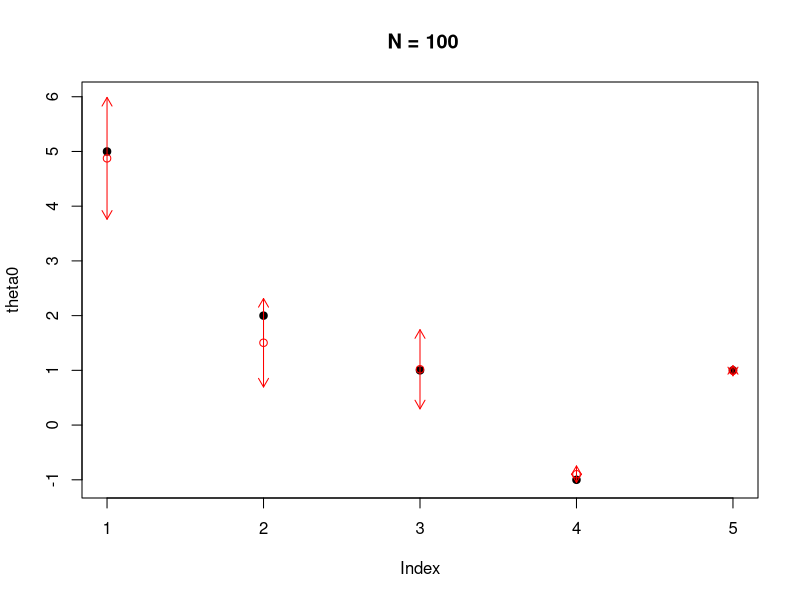
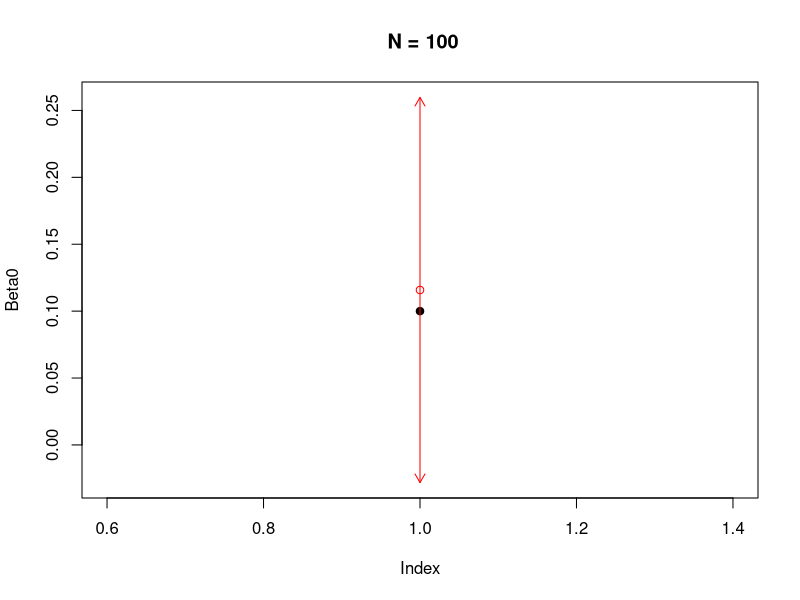
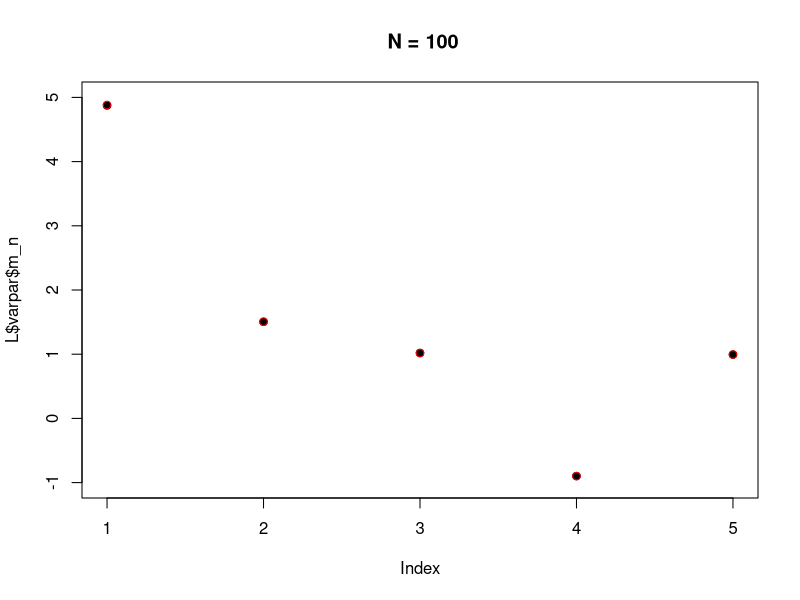
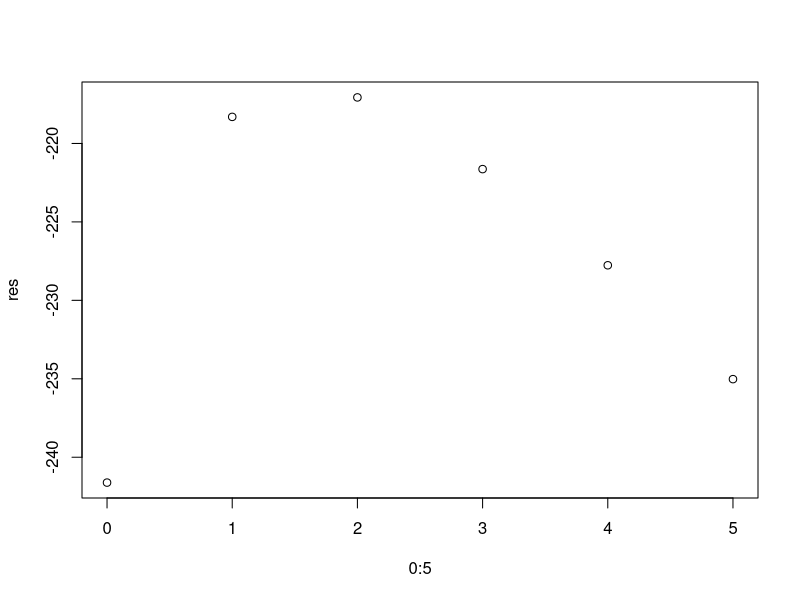
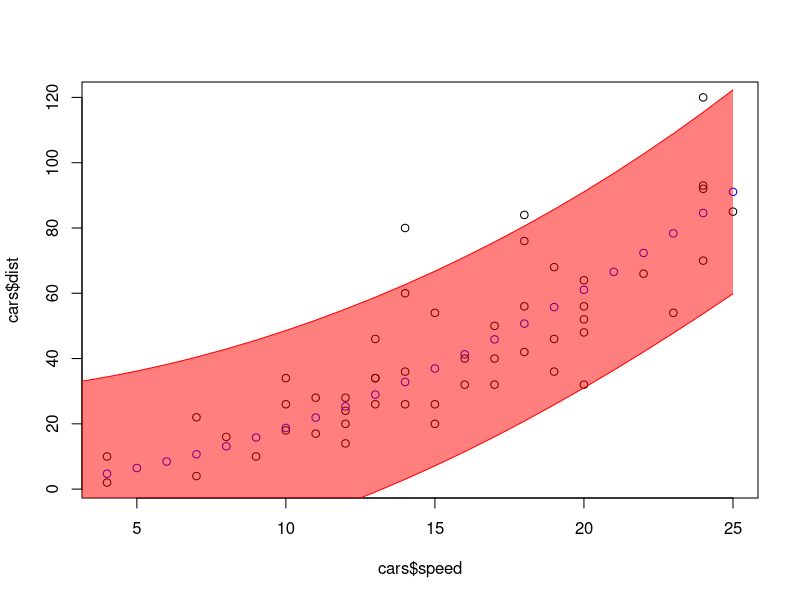
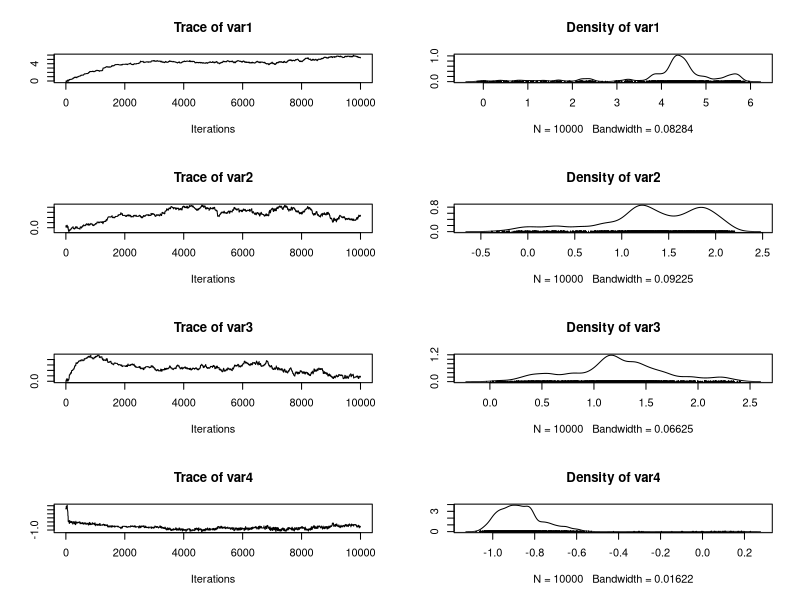
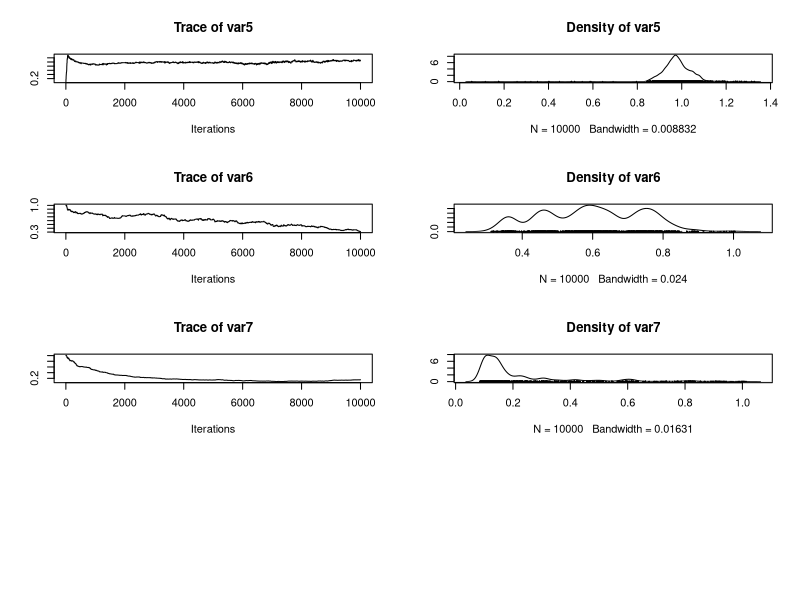

Reproduce these figures in R, in order. (Note: a time limit stopped this script after it produced the figures.)
## ---- chunk 1
# Dependencies 
library(coda)
library(mvtnorm)
## ---- chunk 2
variational_lowerbound <- function(Phi, target, varpar , hyperpar)
  ## ARGUMENTS: 
  ## Phi: design matrix (feature map applied to data): a n*p matrix
  ## target: a  vector of size n: the observed values y.
  ## varpar: a list of variational parameters containing the following entries: 
  ##     m_n: variational expectancy of theta
  ##     S_n: variational covariance of theta
  ##     a_n, lambda_n: variational gamma parameters  for alpha (prior concentration of theta)
  ##     b_n, tau_n: variational gamma parameters for beta (prior concentration of noise)
  ## hyperpar: a list of hyperparameters containing the following entries: 
  ##     a_0, lambda_0 b_0  tau_0:   hyper-prior gamma parameters respectively for alpha and beta
  ## 
## RETURNS: the variational lower bound 
{
  list2env(varpar, envir=environment())
  list2env(hyperpar, envir = environment() )
  
  n <- length(target)
  p <- ncol(Phi)
  
  Elnp_y <- n/2 *(- log(2*pi) + digamma( b_n) - log(tau_n)) -
    b_n/(2*tau_n) * (sum( (target - Phi%*%m_n)^2 ) + sum(diag( Phi%*%S_n%*%t(Phi))))
  
  Elnp_theta <- p/2 * (- log(2*pi) + digamma( a_n) - log(lambda_n)) -
    a_n/(2* lambda_n) * ( sum(m_n^2) + sum(diag( S_n))  )
  
  Elnp_alpha <- a_0 * log(lambda_0) + (a_0 - 1) * (digamma( a_n) - log(lambda_n)) -
    lambda_0 * (a_n / lambda_n) - lgamma(a_0)
  
  
  Elnp_beta <- b_0 * log(tau_0) + (b_0 - 1) * (digamma( b_n) - log(tau_n)) -
    tau_0 * (b_n / tau_n) - lgamma(b_0)
  
  Elnq_theta <- - p/2 * (1 + log(2*pi)) - 1/2 * log(det( S_n))
  Elnq_alpha <- - lgamma(a_n) + (a_n - 1) * digamma( a_n ) + log(lambda_n) - a_n
  Elnq_beta <- - lgamma(b_n) + (b_n - 1) * digamma( b_n ) + log(tau_n) - b_n
  
  lowerbound <- Elnp_y + Elnp_theta + Elnp_alpha +  Elnp_beta - Elnq_theta - Elnq_alpha - Elnq_beta
  
  return(lowerbound)
  
}
## ---- chunk 3
variational_update <- function(Phi, target,
                               currentpar, hyperpar)
  ## Phi: design matrix (feature map applied to data): a n*p matrix
  ## target: a  vector of size n: the observed values y.
  ## varpar: a list of variational parameters containing the following entries: 
  ##     m_n: variational expectancy of theta
  ##     S_n: variational covariance of theta
  ##     a_n, lambda_n: variational gamma parameters  for alpha (prior concentration of theta)
  ##     b_n, tau_n; variational gamma parameters for beta (prior concentration of noise)
  ## hyperpar: a list of hyperparameters containing the following entries: 
  ##     a_0, lambda_0, b_0,  tau_0:   hyper-prior gamma parameters respectively for alpha and beta
  ## 
  ## RETURNS: a list of the same format as varpar containing the updated parameters. 
{
  list2env(currentpar, envir=environment())
  list2env(hyperpar, envir = environment() )
  n <- length(target)
  p <- ncol(Phi)
  
  S_n_inv <- a_n/lambda_n * diag(p) + b_n/tau_n * t(Phi)%*%Phi
  S_n <-  solve(S_n_inv)
  m_n <-  b_n / tau_n * S_n %*% t(Phi) %*% target
  a_n <- a_0 + p/2
  lambda_n <- lambda_0 + 1/2 * (sum(m_n^2) + sum(diag(S_n)) )
  b_n <- b_0 + n/2
  tau_n <- tau_0 + 1/2 * ( sum( ( target - Phi %*% m_n)^2 ) + sum(diag(Phi %*% S_n%*% t(Phi)))  )
  return(list(m_n = m_n, S_n = S_n, a_n = a_n, lambda_n = lambda_n, b_n = b_n, tau_n = tau_n))
  
}
## ---- chunk 4
variational_lm <- function(Phi, target,  hyperpar,  maxiter = 100, tol = 1e-4)
  ## ARGUMENTS: 
  ## Phi: design matrix (feature map applied to data): a n*p matrix
  ## target: a  vector of size n: the observed values y.
  ## hyperpar: a list of hyperparameters containing entries a_0, lambda_0, b_0, tau_0:
  ##          hyper-prior gamma parameters respectively for alpha and beta
  ## maxiter: the maximum number of variational updates
  ## tol: the stopping criterion for the variational updates: the algorithm stops if the
  ##     standard deviation of the variational lower bound  over the latest 5 iterations
  ## is less than tol. 
  ##
  ## RETURNS:  a list with entries (convergence, var_par, lowerbound, niter)
##     convergence = 0 if the stopping criterion was met (successful convergence), 1 otherwise. 
##     var_par: a list containing the variational parameters at the last iteration, that is
##           (m_n, S_n, a_n, lambda_n, b_n, tau_n)
##     lowerbound: the lower bound values across all iterations of the optimisation algorithm. 
##     niter: the number of iterations performed. 
{
  n <- length(target)
  p <- ncol(Phi)
  list2env(hyperpar, envir=environment())
  ## list2env makes all elements of the list visible from the function's environment.
  
  ## Initialization 
  niter <- 0 ## number of iterations performed  
  currentpar <- list(m_n =  matrix(0, p, 1) ,
                     S_n =  diag(p) , 
                     a_n =  0.1 , 
                     lambda_n = 0.1 ,
                     b_n = 0.1  , 
                     tau_n = 0.1)
  lowerbound <- c() ## empty vector. 
  delta <- tol+1  ## stopping criterion not satisfied at the initialization step
  continue <- TRUE  
  while(continue)
  {
    currentpar = variational_update(Phi, target, currentpar, hyperpar)
    lowerbound = c(lowerbound, variational_lowerbound(Phi, target, currentpar, hyperpar))
    niter = niter + 1
    ##  the stopping criterion is implemented below:
    if(niter >5){
      delta <- sd(lowerbound[niter:(niter-5) ]) 
      if(delta <tol){ continue <- FALSE}
    }
  }
  if (delta < tol ){ cv <- 0} else{cv <- 1}
  return(list( convergence = cv , varpar = currentpar, lowerbound = lowerbound, niter = niter  ))
}

## ---- chunk 5
Beta0 <- 0.1
  
theta0 <- c(5, 2,1,-1,1)

Fmap = function(x){c(1, x, x^2, x^3, x^4)}

N <- 100
set.seed(3) 
#'  allows result reproductibility  (sets the seed of the random number generator)
data_4 <- matrix(runif(N, min=-3, max = 3),ncol=1)

Phi_4 = matrix(sapply(data_4, Fmap), 100, 5, byrow=TRUE)

target_4 <-  Phi_4%*%theta0 + rnorm(N, sd = sqrt(Beta0)^(-1))

hyperpar <- list(a_0=0.1, lambda_0=0.1, b_0=0.1, tau_0=0.1)

L = variational_lm(Phi_4, target_4, hyperpar, maxiter = 100, tol =1e-4)
## ---- chunk 6
data_4 <- matrix(data_4[1:N], ncol=1)
target_4<- matrix(target_4[1:N], ncol=1)

Iplus <- L$varpar$m_n + 1.96*sqrt(diag(L$varpar$S_n))
Iminus <- L$varpar$m_n - 1.96*sqrt(diag(L$varpar$S_n))
plot(theta0, pch=19,col='black',main = paste(" N = ", toString(N), sep=""), ylim = 
       range(Iminus, Iplus, theta0))
points(L$varpar$m_n, col='red')
arrows( x0 = 1:5, y0 = Iminus, 
        y1 = Iplus ,code=3, length=0.1, col="red")
## ---- chunk 7
q = qgamma(0.95, shape = L$varpar$b_n, rate = L$varpar$tau_n)
Exp = L$varpar$b_n / L$varpar$tau_n
Iplus <- Exp + q
Iminus <- Exp - q
plot(Beta0, pch=19,col='black',main = paste(" N = ", toString(N), sep=""), ylim = 
       range(Iminus, Iplus, Beta0))
points(Exp, col='red')
arrows( x0 = 1, y0 = Iminus, 
        y1 = Iplus ,code=3, length=0.1, col="red")
## ---- chunk 8
glinear_fit <- function(Alpha, Beta, data, feature_map, target)
    #' ARGUMENTS: 
    #' Alpha: prior precision on theta
    #' Beta: noise precision
    #' data: the input variables (x): a matrix with n rows where n is the sample size
    #'feature_map: the basis function, returning a vector of  size p equal to the dimension of theta
    #' target: the observed values y: a vector of size n
    #' RETURNS: a  list with entries (mean, cov) (osterior mean and variance)
  {
    
    Phi <-  t(apply(X= data, MARGIN=1, FUN = feature_map))
    p = ncol(Phi)
    posterior_variance_inverse <-  diag(x=Alpha, nrow= p) +
      Beta * t(Phi)%*%Phi
    posterior_variance <-  solve(posterior_variance_inverse)
    posterior_mean <-   Beta *
      posterior_variance %*% t(Phi)%*% target
    return(list(mean=posterior_mean, cov=posterior_variance))
  }
## ---- chunk 9
logevidence <- function(Alpha, Beta, data ,feature_map, target)
    ## ARGUMENTS: 
    ## Alpha: prior precision for theta
    ## Beta: noise precision
    ## data: the input points x_{1:n}
    ## feature_map: the vector of basis functions
    ## target: the observed values y: a vector of size n.
    ## RETURNS: the logarithm of the model evidence forthe considered dataset. 
  {
    Phi_transpose <-  apply(X= data, MARGIN=1, FUN = feature_map)
    if(is.vector(Phi_transpose)){
      Phi_transpose = matrix(Phi_transpose,nrow=1)
    }
    Phi <- t(Phi_transpose)
    N <- nrow(Phi)
    p <- ncol(Phi)
    A <- Alpha*diag(p) + Beta * Phi_transpose %*% Phi
    postmean <- Beta * solve(A) %*% Phi_transpose %*% target
    energy <- Beta/2 * sum(( target - Phi%*%postmean)^2) + Alpha/2 * sum((postmean)^2)
    res <- p/2 * log(Alpha) + N/2 * log(Beta) - energy - 1/2 * log(det(A)) - N/2 * log(2*pi)
    return(res)    
  }
## ---- chunk 10
optAB <- optim(par=c(1, 1),
               fn=function(par){-logevidence(Alpha=par[1], Beta=par[2], data_4 ,feature_map=Fmap, target_4)},
               method = "L-BFGS-B",
               lower=c(0.1 , 0.1), upper = c(250,30))

optAB$par
## ---- chunk 11
c(L$varpar$a_n/L$varpar$lambda_n, L$varpar$b_n/L$varpar$tau_n)
## ---- chunk 12
# Les valeurs des paramètres alpha et beta estimés par les deux méthodes sont quasiment les mêmes !
## ---- chunk 13
mfit <- glinear_fit(Alpha = optAB$par[1], Beta = optAB$par[2],
                      data= data_4, feature_map = Fmap, target = target_4)

  plot(L$varpar$m_n, pch=19,col='black',main = paste(" N = ", toString(N), sep=""), ylim = range(Iminus, Iplus, theta0))
  points(mfit$mean, col='red')
## ---- chunk 14
# Les valeurs estimées de theta est la même pour les deux méthodes, nous avons une superposition !  
## ---- chunk 15
data(cars)
names(cars)
## ---- chunk 16
F6 <- function(x){c(1, x, x^2, x^3, x^4, x^5, x^6)}
F5 <- function(x){c(1, x, x^2, x^3, x^4, x^5)}
F4 <- function(x){c(1, x, x^2, x^3, x^4)}
F3 <- function(x){c(1, x, x^2, x^3)}
F2 <- function(x){c(1, x, x^2)}
F1 <- function(x){c(1, x)}
F0 <- function(x){1}
listF=list(F0,F1,F2,F3,F4,F5,F6)
## ---- chunk 17
feature_cars = matrix(cars$speed, ncol=1)
target_cars = cars$dist
# Pour des degrés supérieurs à 4, S_n devient singulière
res <- sapply(0:5,FUN=function(i){
  Phi_temp = matrix(sapply(feature_cars, listF[[i+1]]), 50, i+1, byrow=TRUE)
  temp = variational_lm(Phi_temp, target_cars, hyperpar ,maxiter = 100, tol =1e-4)
  temp$lowerbound[temp$niter]
})

plot(0:5, res)

best_degre = which.max(res) - 1
## ---- chunk 18
  ### Le degré du meilleur polynôme est égal à 2
## ---- chunk 19
Phi_best = matrix(sapply(feature_cars, listF[[best_degre+1]]), 50, best_degre+1, 
                  byrow=TRUE)
temp = variational_lm(Phi_best, target_cars, hyperpar ,maxiter = 100, tol =1e-4)
theta_pred = temp$varpar$m_n

test = 1:25
Phi_test = matrix(sapply(test, listF[[best_degre+1]]), 25, best_degre+1, byrow=TRUE)
Etarget_fit <-  Phi_test%*%theta_pred
# Calcul de la variance
variance_new <- temp$varpar$tau_n/temp$varpar$b_n + Phi_test%*% temp$varpar$S_n %*% t(Phi_test)
# Calcul des quantiles à 0.975 et 0.025
ymax = Etarget_fit + 1.96 * sqrt(diag(variance_new))
ymin = Etarget_fit - 1.96 * sqrt(diag(variance_new))
# Plot graphique des résultats
plot(cars$speed, cars$dist)
points(1:25, Etarget_fit, col='blue')
lines(ymax, col='red')
lines(ymin, col='red')
polygon(c(test, rev(test)), c(ymax, rev(ymin)),
        col=rgb(1, 0, 0,0.5), border = NA)
## ---- chunk 20
MH_lm <- function(Phi, target, hyperpar, proposalpar = list(sd_theta = 0.05, sd_alpha=0.01, sd_beta = 0.01), startpar = list(theta = rep(0,ncol(Phi)), alpha = 1, beta = 1), Nsim = 10e+2 )
    ## ARGUMENTS:
    ## Phi: design matrix (feature map applied to data): a n*p matrix
    ## target: a  vector of size n: the observed values y.
    ## hyperpar: a list of hyperparameters containing entries a_0, lambda_0, b_0, tau_0:
    ##          hyper-prior gamma parameters respectively for alpha and beta
    
    ##proposalpar : a list containing entries sd_theta, sd_alpha, sd_beta: the standard deviations respectively for the theta proposal (gaussian) and for alpha and beta on the exponential scale (alpha and beta proposal are lognormal)
    ## startpar: the starting value for the cahin: a list with entries theta, alpha, beta.
    ## Nsim: the desired length for the markov chain (number of MCMC interations)
    ##
    ## RETURNS: a list with entries :
  ## statesChain:  a matrix of dimension Nsim* (p+2): row number i  contains the current
  ##               state at time i, which is the concatenation of the vector theta, alpha and beta
  ## naccept: an integer: the number of accepted moves
  ## lastpar: the latest state: a list with entries (theta, alpha, beta)
  {
    n <- nrow(Phi)
    p <- ncol(Phi)
    statesChain <- matrix(nrow=Nsim, ncol = p + 2 )
    currentpar <- startpar
    naccept <- 0
    
    logposterior <- function(par){ ## logarithm of the unnormalizized posterior density
      llkl <- sum( dnorm(target, mean = Phi %*% par$theta , sd = (par$beta)^(-1/2) , log=TRUE ))
      lprior <- sum( dnorm(par$theta, mean = 0, sd = (par$alpha)^(-1/2) ,
                           log = TRUE )) +
        dgamma(par$alpha, shape = hyperpar$a_0, rate = hyperpar$lambda_0, log = TRUE) +
        dgamma(par$beta, shape = hyperpar$b_0, rate = hyperpar$tau_0, log = TRUE)
      return(llkl + lprior)}
    
    gen_proposal <- function(cpar, ppar){
      theta_prop <- t(rmvnorm(1, mean = cpar$theta, sigma = ppar$sd_theta^2*diag(p)))
      alpha_prop <- rlnorm(1,mean = log(cpar$alpha) , sd = ppar$sd_alpha)
      beta_prop <- rlnorm(1,mean = log(cpar$beta) , sd = ppar$sd_beta)
      return(list(theta = theta_prop, alpha = alpha_prop, beta = beta_prop))
    }
    
    logproposal <- function(evalpar, par, ppar){
      q1 = dmvnorm(t(evalpar$theta), mean = par$theta, sigma=ppar$sd_theta^2*diag(p), log = TRUE)
      q2 = dlnorm(evalpar$alpha, mean = log(par$alpha), sd = ppar$sd_alpha ,log = TRUE)
      q3 = dlnorm(evalpar$beta, mean = log(par$beta), sd = ppar$sd_beta, log=TRUE)
      return(q1 + q2 + q3)
    }
    
    for(i in (1:Nsim)){
      candidat_par = gen_proposal(currentpar, proposalpar)
      quotient = exp(logposterior(candidat_par)+logproposal(candidat_par, currentpar, proposalpar) - logposterior(currentpar) - logproposal(currentpar, candidat_par, proposalpar))
      
      u = runif(1)
      if (u <= min (1, quotient))
      {
        currentpar <- candidat_par
        naccept <- naccept+1
      }
      else { }
      statesChain[i, ] <- c(currentpar$theta, currentpar$alpha, currentpar$beta)
    }
    return(list(statesChain = statesChain, naccept = naccept, lastpar = currentpar ))
  }
## ---- chunk 21
MHchain <- MH_lm(Phi = Phi_4, target = target_4, hyperpar = hyperpar,
                         proposalpar = list(sd_theta = 0.05, sd_alpha=0.01, sd_beta = 0.01),
                         startpar = list(theta = rep(0, ncol(Phi_4)) , alpha = 1, beta = 1),
                         Nsim = 10e+3)
plot(mcmc(MHchain$statesChain))
## ---- chunk 22
 hh <- heidel.diag(MHchain$statesChain, pvalue = 0.05)
 hh
## ---- chunk 23
 # Some failed to converge in stationary test, we increase Nsim
 MHchain <- MH_lm(Phi = Phi_4, target = target_4, hyperpar = hyperpar,
                  proposalpar = list(sd_theta = 0.1, sd_alpha=0.05, sd_beta = 0.05),
                  startpar = list(theta = rep(0, ncol(Phi_4)) , alpha = 1, beta = 1),
                  Nsim = 30e+3)
 hh <- heidel.diag(MHchain$statesChain, pvalue = 0.05)
 hh
## ---- chunk 24
 ## run chains in parallel: 
 nchains = 3
 chainlist = list(MHchain$statesChain, MHchain$statesChain, MHchain$statesChain)
 for(k in 1:nchains){
   Startpar <-  list(theta = rep(-5 + k * 10/nchains, ncol(Phi_4)),
                     alpha = 0.01 + k * 5/nchains,
                     beta = 0.01 + k * 5/nchains)
   MHchain <- MH_lm(Phi = Phi_4, target = target_4, hyperpar = hyperpar,
                    proposalpar = list(sd_theta = 0.1, sd_alpha=0.05, sd_beta = 0.05),
                    startpar = Startpar,
                    Nsim = 30e+3) 
   chainlist[[k]] <- mcmc(MHchain$statesChain)
 }
 
 chainlist <- mcmc.list(chainlist)
 
 plot(chainlist)
## ---- chunk 25
 gg <- gelman.diag(chainlist)
 gg
## ---- chunk 26
 gp <- gelman.plot(chainlist)
## ---- chunk 27
 hh <- heidel.diag(chainlist)
 hh
## ---- chunk 28
chosen_chain = chainlist[[3]]
theta_est1 = mean(tail(chosen_chain[,1], 1000))
theta_est2 = mean(tail(chosen_chain[,2], 1000))
theta_est3 = mean(tail(chosen_chain[,3], 1000))
theta_est4 = mean(tail(chosen_chain[,4], 1000))
theta_est5 = mean(tail(chosen_chain[,5], 1000))
theta_est = c(theta_est1, theta_est2, theta_est3, theta_est4, theta_est5)

alpha_est = mean(tail(chosen_chain[,6], 1000))
beta_est = mean(tail(chosen_chain[,5], 1000))
## ---- chunk 29
variance_est = sapply(1:5, function(i){
  max(tail(chosen_chain[,i], 1000)) - min(tail(chosen_chain[,i], 1000))
})
## ---- chunk 30
Iplus <- theta_est + 1.96*sqrt(variance_est)
Iminus <- theta_est - 1.96*sqrt(variance_est)

plot(L$varpar$m_n, pch=19,col='black',main = paste(" N = ", toString(N), sep=""), ylim = 
       range(Iminus, Iplus, theta0))
points(theta_est, col='red')

arrows( x0 = 1:5, y0 = Iminus, 
        y1 = Iplus ,code=3, length=0.1, col="red")
## ---- chunk 31
# Les valeurs des paramètres theta par la méthode variationnelle et la méthode de Metropolis Hasting sont pratiquement les mêmes
## ---- chunk 32
 ##' Gibbs sampler
 gibbs_lm <- function(Phi, target, hyperpar,
                      startpar = list(theta = rep(0,ncol(Phi)), alpha = 1, beta = 1),
                      Nsim = 10e+3 )
   ## ARGUMENTS: 
   ## Phi: design matrix (feature map applied to data): a n*p matrix
   ## target: a  vector of size n: the observed values y.
   ## hyperpar: a list of hyperparameters containing entries a_0, lambda_0, b_0, tau_0:
   ##          hyper-prior gamma parameters respectively for alpha and beta
   ## startpar: the starting value for the chain: a list with entries theta, alpha, beta.
   ## Nsim: the desired length for the markov chain (number of MCMC interations)
   ##
   ## RETURNS: a list with entries :
   ## statesChain:  a matrix of dimension Nsim* (p+2): each row contains the current
   ##               state (concatenation of the vector theta, alpha, beta)
 ## lastpar: the latest state: a list with entries (theta, alpha, beta)
 ##
 {
   n <- nrow(Phi)
   p <- ncol(Phi)
   statesChain <- matrix(nrow=Nsim, ncol = p +2 )
   currentpar <- startpar
   an <-  hyperpar$a_0 + p/2
   bn <-  hyperpar$b_0 + n/2
   
   S_n <- function(alpha, beta){
     S_n_inv <- alpha * diag(p) + beta * t(Phi)%*%Phi
     return(solve(S_n_inv))
   }
   
   m_n <- function(alpha, beta){
     return(beta * S_n(alpha, beta) %*% t(Phi) %*% target)
   }
   
   lambda_n <- function(theta){
     return(hyperpar$lambda_0 + 0.5*t(theta)%*%theta)
   }
   
   tau_n <- function(theta){
     return(hyperpar$tau_0 + 0.5 * t(target - Phi%*%theta)%*%(target-Phi%*%theta))
   }
   
   simulate <-function(cpar){
    theta_sim = t(rmvnorm(1, mean = m_n(cpar$alpha, cpar$beta), sigma = S_n(cpar$alpha, cpar$beta)))
    alpha_sim = rgamma(1, shape = an, rate = lambda_n(theta_sim)) 
    theta_sim1 = t(rmvnorm(1, mean = m_n(alpha_sim, cpar$beta), sigma = S_n(alpha_sim, cpar$beta)))
    beta_sim = rgamma(1, shape = bn, rate = tau_n(theta_sim1))
    return(list(theta = theta_sim, alpha = alpha_sim, beta = beta_sim))
   }
   
   
   for (i in 1:Nsim){
     currentpar = simulate(currentpar)
     
     statesChain[i,] <- c(currentpar$theta, currentpar$alpha, currentpar$beta)
     
   }
   return(list( statesChain = statesChain, lastpar = currentpar ))
 }
## ---- chunk 33
 gibbschain <- gibbs_lm(Phi = Phi_4, target = target_4, hyperpar = hyperpar,
                  startpar = list(theta = rep(0, ncol(Phi_4)) , alpha = 1, beta = 1),
                  Nsim = 30e+3)
 
 plot(mcmc(gibbschain$statesChain))
## ---- chunk 34
 hh <- heidel.diag(gibbschain$statesChain, pvalue = 0.05)
 hh
